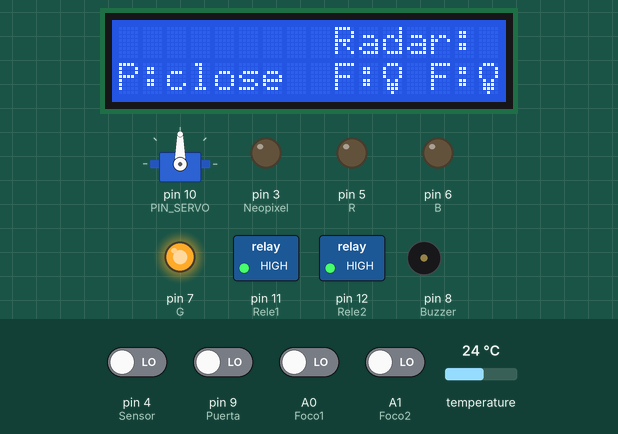
Bench run of a sketch on a simulated Arduino Uno, built with avr-gcc and run on an emulated ATmega328P. Parts: servo, 16×2 character LCD, switched loads named in the sketch (green lamp = pin HIGH), output pins drawn as LEDs (lit = HIGH), buzzer (waves = sounding, pin HIGH). Inputs (shaded band) come from the test bench; at power-on: A0 (Foco1), A1 (Foco2), pin 4 (Sensor), pin 9 (Puerta) LOW, temperature 24 °C.

Above: at 1.3 s.
1.4 s: pin 9 (Puerta) driven HIGH
At 3.2 s:
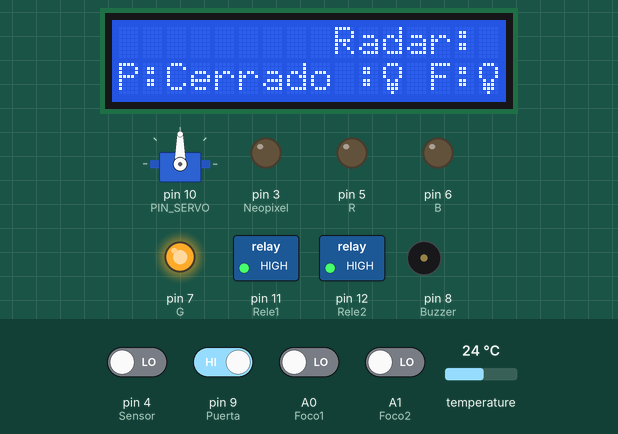
5.1 s: pin 4 (Sensor) driven HIGH
At 5.6 s:
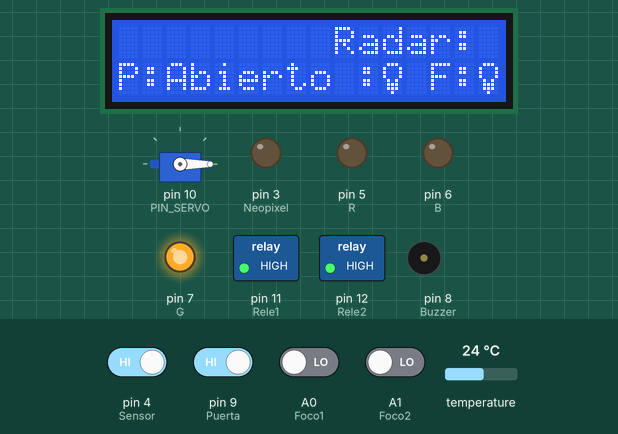
8.8 s: A0 (Foco1) driven HIGH
At 12.4 s:
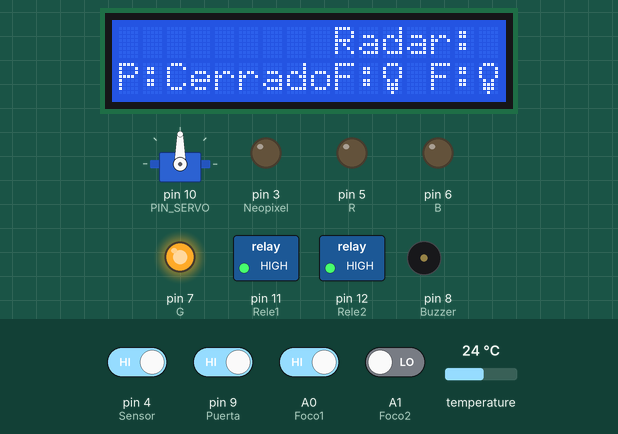
12.5 s: A1 (Foco2) driven HIGH
At 15.6 s:
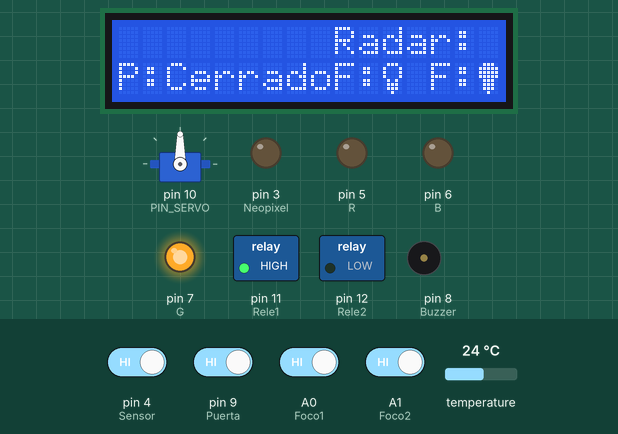
16.2 s: A0 (Foco1) driven LOW
At 18.9 s:
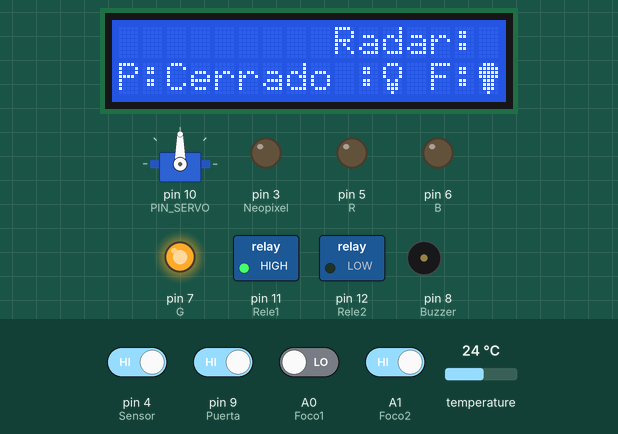
19.9 s: temperature set to 22.3 °C
23.6 s: temperature set to 21.6 °C
At 26.3 s:
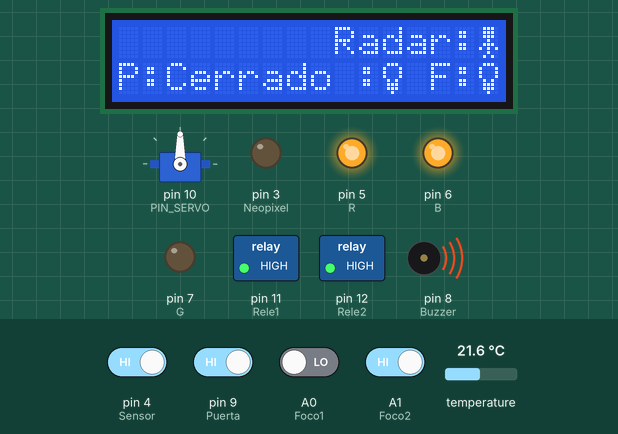
Timing chart, 0 to 33.2 s (numbered marks = the images above; inputs shaded):
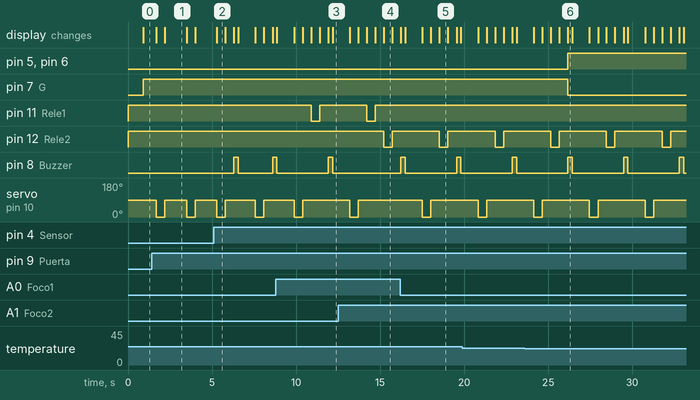

Measured:
- the behaviour switches between 22 and 21.9 °C on temperature (found by bisection; images 5 and 6)
- after the input at 1.4 s, servo on pin 10 (PIN_SERVO): alternates 90° for 1.3 s and 0° for 0.51 s, starting after 0.29 s; the display: first changes after 0.29 s (image 1 shows a later state)
- after the input at 5.1 s, pin 8 (Buzzer): LOW → HIGH after 1.2 s, → LOW 0.26 s later, → HIGH 2.0 s later; servo on pin 10 (PIN_SERVO): 90° → 0° after 2.5 s, → 90° 0.51 s later
- after the input at 8.8 s, pin 11 (Rele1): HIGH → LOW after 2.1 s, → HIGH 0.50 s later; the display: first differs from a run without the input after 2.1 s (image 3 shows a later state)
- after the input at 12.5 s, pin 12 (Rele2): HIGH → LOW after 2.7 s, → HIGH 0.50 s later; pin 8 (Buzzer): stays LOW (without the input it goes to HIGH after 2.7 s); the display: first differs from a run without the input after 2.7 s (image 4)
- after the input at 16.2 s, pin 11 (Rele1): stays HIGH (without the input it goes to LOW after 2.3 s); pin 12 (Rele2): HIGH → LOW after 2.3 s instead of 3.3 s; the display: first differs from a run without the input after 2.3 s (image 5)
- after the input at 23.6 s, pin 5 (R), pin 6 (B): LOW → HIGH after 2.6 s; pin 7 (G): HIGH → LOW after 2.6 s

The sketch:

Pr_ctica_7.ino
```cpp
/*
  Fundacion Kinal
  Centro Educativo Tecnico Laborla Kinal
  Electronica
  Grado: Quinto
  Seccion: A
  Curso: Taller de eleectronica digital y reparacion de computadoras I
  Nombre: Juan Manuel Sebastian Ixen Coy
  Carne: 2019519
  Fecha: 12/05
*/
#include <Servo.h>
#include <Adafruit_NeoPixel.h>
#include <OneWire.h>
#include <DallasTemperature.h>
#include <Wire.h>
#include <LiquidCrystal_I2C.h>

#define Neopixel 3
#define Sensor 4
#define R 5
#define B 6
#define G 7
#define Buzzer 8
#define Puerta 9
#define PIN_SERVO 10
#define Rele1 11
#define Rele2 12
#define Foco1 A0
#define Foco2 A1
int ValorPuerta = 0;
int ValorFoco1 = 0;
int ValorFoco2 = 0;

Servo servo;
Adafruit_NeoPixel neopixel(7, Neopixel, NEO_GRB + NEO_KHZ800);
OneWire ourWire(2);
DallasTemperature sensors(&ourWire);
LiquidCrystal_I2C LCD_Jixen(0x27, 16, 2);


//Caracteres para la LCD

byte OF[] = {
    B01110,
    B10001,
    B10001,
    B10001,
    B01010,
    B01110,
    B01110,
    B00100
};
byte ON[] = {
    B01110,
    B11111,
    B11111,
    B11111,
    B01110,
    B01110,
    B01110,
    B00100
};

byte Frio[] = {
    B00000,
    B00000,
    B01110,
    B11011,
    B10111,
    B11111,
    B01110,
    B00000
};
byte Media[] = {
    B00000,
    B00010,
    B00110,
    B01100,
    B01110,
    B11111,
    B11111,
    B01110
};
byte Calor[] = {
    B00000,
    B00000,
    B00010,
    B00100,
    B10010,
    B01111,
    B11111,
    B01110
};
byte Persona[] = {
    B01110,
    B01110,
    B01110,
    B00100,
    B01110,
    B10101,
    B00100,
    B01010
};

void setup()
{
    pinMode(Neopixel, OUTPUT);
    pinMode(Sensor, INPUT);
    pinMode(Puerta, INPUT);
    pinMode(B, OUTPUT);
    pinMode(G, OUTPUT);
    pinMode(R, OUTPUT);
    pinMode(Buzzer, OUTPUT);
    pinMode(Rele1, OUTPUT);
    pinMode(Rele2, OUTPUT);
    pinMode(Foco1, INPUT);
    pinMode(Foco2, INPUT);
    digitalWrite(Rele1, HIGH);
    digitalWrite(Rele2, HIGH);
    servo.attach(PIN_SERVO);
    sensors.begin();
    LCD_Jixen.init();
    LCD_Jixen.backlight();
    LCD_Jixen.createChar(0, Frio);
    LCD_Jixen.createChar(1, Media);
    LCD_Jixen.createChar(2, Calor);
    LCD_Jixen.createChar(3, Persona);
    LCD_Jixen.createChar(4, OF);
    LCD_Jixen.createChar(5, ON);
    LCD_Jixen.setCursor(0, 1);
    LCD_Jixen.print("P:close");
    LCD_Jixen.setCursor(9, 1);
    LCD_Jixen.print("F:");
    LCD_Jixen.write(4);
    LCD_Jixen.setCursor(13, 1);
    LCD_Jixen.print("F:");
    LCD_Jixen.write(4);
}

void loop()
{
    int temperaturaCelsius = obtenerTemperaturaCelsius();
    controlPuerta();
    controlFoco1();
    controlFoco2();
    temperatura(temperaturaCelsius);
    Movimiento();
}


void temperatura(int temperaturaCelsius) //Contlor de la temperatura
{
    if (temperaturaCelsius > 14 && temperaturaCelsius < 22)
    {
        digitalWrite(R, HIGH);
        digitalWrite(B, HIGH);
        digitalWrite(G, LOW);
    }
    if (temperaturaCelsius > 21 && temperaturaCelsius < 26)
    {
        digitalWrite(R, LOW);
        digitalWrite(B, LOW);
        digitalWrite(G, HIGH);
    }
    if (temperaturaCelsius > 25 && temperaturaCelsius < 46)
    {
        digitalWrite(R, HIGH);
        digitalWrite(B, LOW);
        digitalWrite(G, LOW);
    }
}

int obtenerTemperaturaCelsius()
{
    sensors.requestTemperatures();
    float temp = sensors.getTempCByIndex(0);
    return static_cast<int>(temp);
}

void mostrarTemperaturaLCD(int temperaturaCelsius, int temperaturaFahrenheit, int icono)
{
    LCD_Jixen.setCursor(0, 0);
    LCD_Jixen.print("Temp:");
    LCD_Jixen.write(icono);
    LCD_Jixen.setCursor(6, 0);
    LCD_Jixen.print(temperaturaCelsius);
    LCD_Jixen.setCursor(12, 0);
    LCD_Jixen.print(temperaturaFahrenheit);
    LCD_Jixen.write(0xDF);
    LCD_Jixen.print("C");
}

void Movimiento()//Control del buzzer y el senso
{
    bool Mov = digitalRead(Sensor);
    if (Mov == 1)
    {
        LCD_Jixen.setCursor(9, 0);
        LCD_Jixen.print("Radar:");
        LCD_Jixen.write(3);
        for (int i = 0; i < 8; i++)
        {
            neopixel.setPixelColor(i, neopixel.Color(255, 0, 0));
            neopixel.show();
        }
        digitalWrite(Buzzer, HIGH);
        delay(250);
        for (int i = 0; i < 8; i++)
        {
            neopixel.setPixelColor(i, neopixel.Color(124, 252, 0));
            neopixel.show();
        }
        LCD_Jixen.setCursor(9, 0);
        LCD_Jixen.print("Radar: ");
        digitalWrite(Buzzer, LOW);
        delay(250);
    }
    if (Mov == 0)
    {
        for (int i = 0; i < 8; i++)
        {
            neopixel.setPixelColor(i, neopixel.Color(0, 0, 255));
            neopixel.show();
        }
        LCD_Jixen.setCursor(9, 0);
        LCD_Jixen.print("Radar: ");
    }
}


void controlFoco1()//control del foco 1
{
    if (digitalRead(Foco1) && ValorFoco1 == 0)
    {
        digitalWrite(Rele1, LOW);
        LCD_Jixen.setCursor(9, 1);
        LCD_Jixen.print("F:");
        LCD_Jixen.write(5);
        delay(500);
        ValorFoco1 = 1;
    }
    if (digitalRead(Foco1) && ValorFoco1 == 1)
    {
        digitalWrite(Rele1, HIGH);
        LCD_Jixen.setCursor(9, 1);
        LCD_Jixen.print("F:");
        LCD_Jixen.write(4);
        delay(500);
        ValorFoco1 = 0;
    }
}

void controlFoco2()//Control del foco 2
{
    if (digitalRead(Foco2) && ValorFoco2 == 0)
    {
        digitalWrite(Rele2, LOW);
        LCD_Jixen.setCursor(13, 1);
        LCD_Jixen.print("F:");
        LCD_Jixen.write(5);
        delay(500);
        ValorFoco2 = 1;
    }
    if (digitalRead(Foco2) && ValorFoco2 == 1)
    {
        digitalWrite(Rele2, HIGH);
        LCD_Jixen.setCursor(13, 1);
        LCD_Jixen.print("F:");
        LCD_Jixen.write(4);
        delay(500);
        ValorFoco2 = 0;
    }
}
void controlPuerta()// control del la puerta
{
    if (digitalRead(Puerta) && ValorPuerta == 0)
    {
        servo.write(0);
        LCD_Jixen.setCursor(0, 1);
        LCD_Jixen.print("P:Abierto ");
        delay(500);
        ValorPuerta = 1;
    }
    if (digitalRead(Puerta) && ValorPuerta == 1)
    {
        servo.write(90);
        LCD_Jixen.setCursor(0, 1);
        LCD_Jixen.print("P:Cerrado ");
        delay(500);
        ValorPuerta = 0;
    }
}
```
